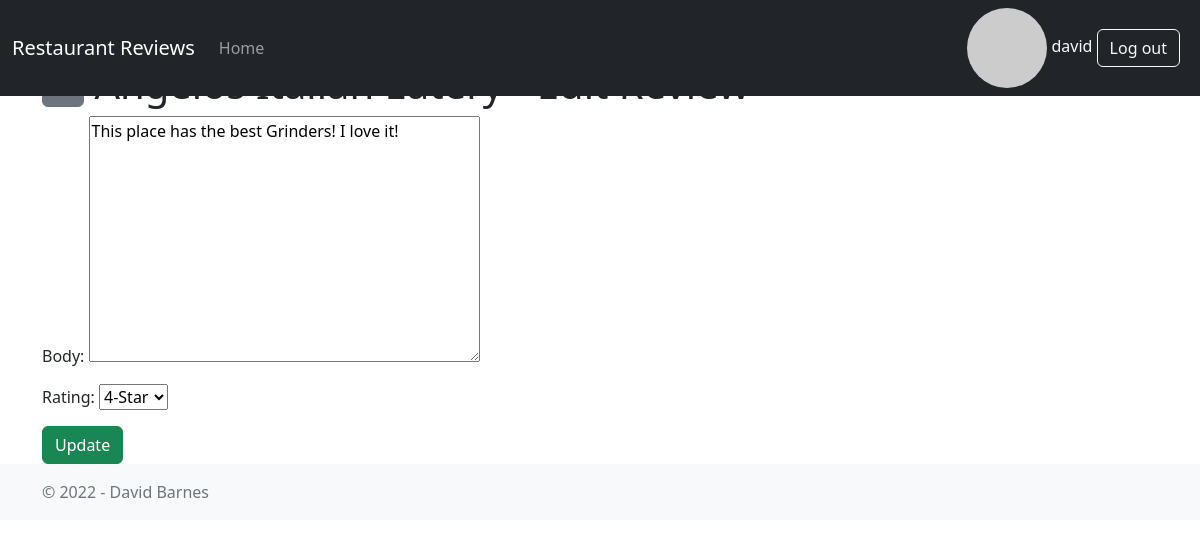
The app's page /review/1/edit/ (signed in), older data.
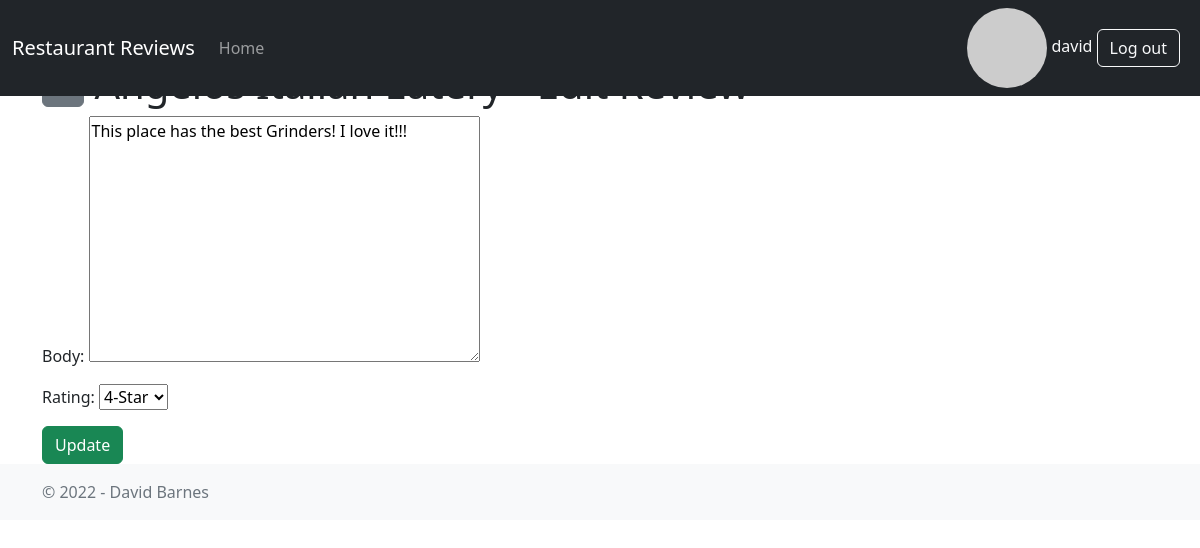
The same page, newer data.
### restaurant/models.py (models this page shows, shortened)
class Review(models.Model):
    restaurant = models.ForeignKey(
        Restaurant,
        on_delete=models.CASCADE,
        related_name="reviews",
    )
    author = models.ForeignKey(
        "auth.User",
        on_delete=models.CASCADE,
        related_name="reviews",
    )
    body = models.TextField()
    rating = models.IntegerField(choices=RATING_CHOICES)
    created = models.DateTimeField(auto_now_add=True)
    updated = models.DateTimeField(auto_now=True)

### restaurant/views.py (the view)
class ReviewUpdateView(UpdateView):
    model = Review
    template_name = "review_edit.html"
    fields = ["body", "rating"]

### restaurant/templatetags/helper_tags.py (called while the page is built)
@register.simple_tag(takes_context=True)
def get_avatar_url(context, user=None, email=None, size=None, default="mp"):
    if not size:
        size = 25
    email = email or ""
    if not email and user and hasattr(user, "email"):
        email = user.email or ""
    return "https://www.gravatar.com/avatar/{hash}?s={size}&d={default}".format(
        hash=md5(email.encode("utf-8")).hexdigest(),
        size=size or "",
        default=default,
    )

### templates/review_edit.html (shortened to what this page needs)
{% extends "base.html" %}
{% block content %}
  <h1>
    <a href="{% url "review_detail" review.pk %}" class="btn btn-secondary">
    </a>
  </h1>
  <form action="" method="POST">
    {{ form.as_p }}
    <input class="btn btn-success" type="submit" value="Update">
  </form>
{% endblock content %}

Row changes from the older to the newer data that the page shows:
changed Review "4-Star": body "This place has the best Grinders! I love it!" → "This place has the best Grinders! I love it!!!"
